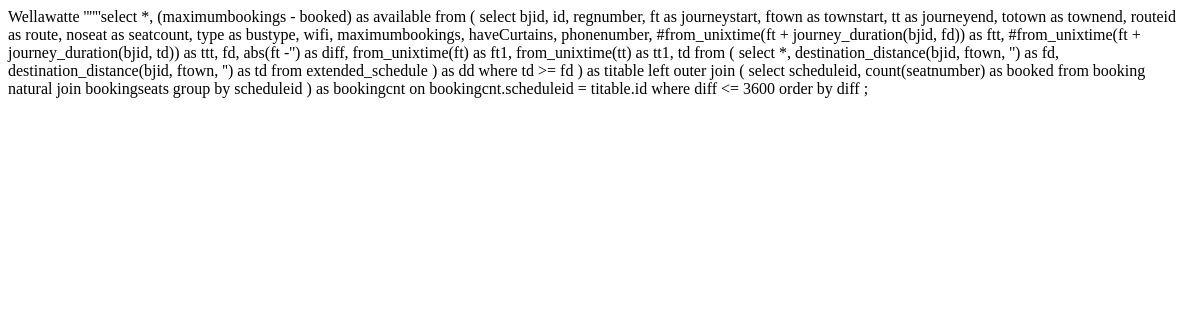
Page /search.php?from=Wellawatte on the earlier database version.
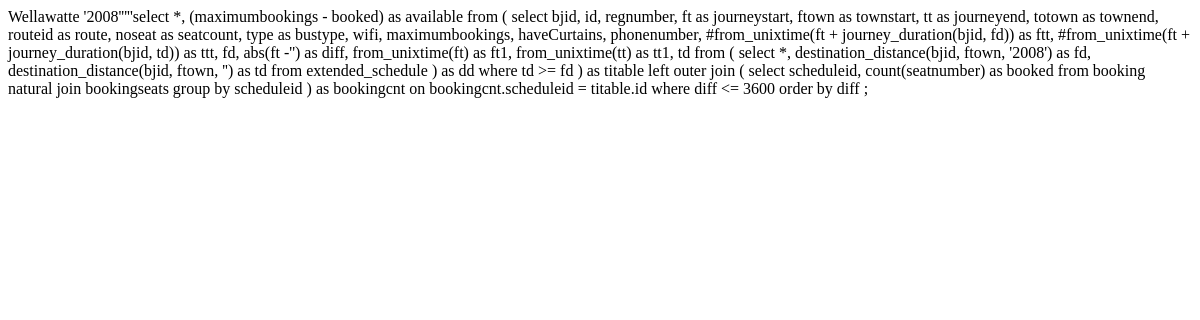
Same page on the later database version.
### includes/DB.php (called while the page is built, shortened)
<?php
class DB {
    protected static $connection;
    public function connect() {
        if(!isset(self::$connection)) {
            $config = parse_ini_file('config.ini');
        	self::$connection = new mysqli($config['host'], $config['username'], $config['password'], $config['dbname']);
        }
        return self::$connection;
    }
    public function query($query) {
        $connection = $this -> connect();
        $result = $connection -> query($query);
        return $result;
    }
    public function select($query) {
        $result = $this -> query($query);
        return $result;
    }
    public function quote($value) {
        $connection = $this -> connect();
        return "'" . $connection -> real_escape_string($value) . "'";
    }
}
?>

### includes/queries.php (called while the page is built, shortened)
<?php
	function get_townid($townname) {
		$db = new DB();
		$townname = $db->quote($townname);
		$result = $db->select('select townid from location where townname = '.$townname);
		$row = $result->fetch_assoc();
		return $row['townid'];
	}
?>

### search.php (the view, shortened to what this page needs)
<?php
$db = new DB();
$from = $db->quote(get_townid($_REQUEST['from']));
$to = $db->quote(get_townid($_REQUEST['to']));
$fromtime = $db->quote(strtotime($_REQUEST['date'].' '.$_REQUEST['at']));
$type = $db->quote($_REQUEST['type']);
echo $from.$to.$fromtime;
if ($type != 'Normal' && $type != 'Semi-Luxury' && $type != 'Luxury' && $type != 'Super-Luxury') {
	$statement = 'select
	*,
	(maximumbookings - booked) as available
	from
	(
		select
			bjid,
			id,
			regnumber,
			ft as journeystart,
			ftown as townstart,
			tt as journeyend,
			totown as townend,
			routeid as route,
			noseat as seatcount,
			type as bustype,
			wifi,
			maximumbookings,
			haveCurtains,
			phonenumber,
			#from_unixtime(ft + journey_duration(bjid, fd)) as ftt,
			#from_unixtime(ft + journey_duration(bjid, td)) as ttt,
			fd,
			abs(ft -'.$fromtime.') as diff,
			from_unixtime(ft) as ft1,
			from_unixtime(tt) as tt1,
			td
		from
		(
			select
				*,
				destination_distance(bjid, ftown, '.$from.') as fd,
				destination_distance(bjid, ftown, '.$to.') as td
			from extended_schedule
		) as dd
	where td >= fd
	) as titable
	left outer join
	(
		select
			scheduleid,
			count(seatnumber) as booked
		from booking
		natural join bookingseats
		group by scheduleid
	) as bookingcnt
	on bookingcnt.scheduleid = titable.id
	where diff <= 3600
	order by diff
;';
echo $statement;
} else {
}
?>

Differences in the rows shown:
now on this page (row edited): location: TownID "'2008'", TownID "select *, (maximumbookings - booked) as available from ( select bjid, id, regnumber, ft as journeystart, ftown as townstart, tt as journeyend, totown as townend, routeid as route, noseat as seatcount, type as bustype, wifi, maximumbookings, haveCurtains, phonenumber, #from_unixtime(ft + journey_duration(bjid, fd)) as ftt, #from_unixtime(ft + journey_duration(bjid, td)) as ttt, fd, abs(ft -'') as diff, from_unixtime(ft) as ft1, from_unixtime(tt) as tt1, td from ( select *, destination_distance(bjid, ftown, '2008') as fd, destination_distance(bjid, ftown, '') as td from extended_schedule ) as dd where td >= fd ) as titable left outer join ( select scheduleid, count(seatnumber) as booked from…"
Other differences:
$from: "''" → (not shown)
$statement: "select *, (maximumbookings - booked) as available from ( select bjid, id, regnumber, ft as journeystart, ftown as townstart, tt as journeyend, totown as townend, routeid as route, noseat as seatcount, type as bustype, wifi, maximumbookings, haveCurtains, phonenumber, #from_unixtime(ft + journey_duration(bjid, fd)) as ftt, #from_unixtime(ft + journey_duration(bjid, td)) as ttt, fd, abs(ft -'') as diff, from_unixtime(ft) as ft1, from_unixtime(tt) as tt1, td from ( select *, destination_distance(bjid, ftown, '') as fd, destination_distance(bjid, ftown, '') as td from extended_schedule ) as dd where td >= fd ) as titable left outer join ( select scheduleid, count(seatnumber) as booked from…" → (not shown)
